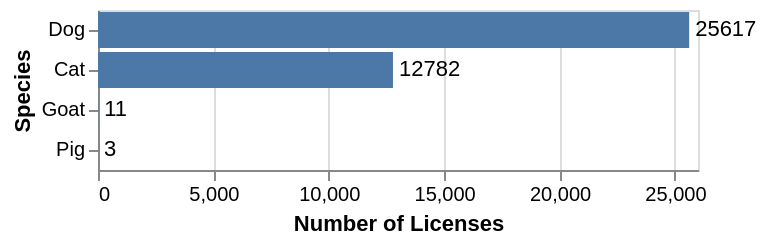

The notebook cell saved with this chart:
### Markdown cell above
#### Exploratory Plot 1

+ Question: how many licenses are there for each species?
+ Bar chart of license counts by species, raw data

### Code cell
bars = alt.Chart(species_counts).mark_bar().encode(
    alt.X('Licenses:Q', axis=alt.Axis(title='Number of Licenses')),
    alt.Y('species:N', sort='-x', axis=alt.Axis(title='Species'))
)

labels = bars.mark_text(align='left', dx=3).encode(
    text='Licenses:Q'
)

bars + labels

### Figure 1 — Vega-Lite specification as saved in the notebook (floating-point values rounded to 4 significant figures)
{"$schema": "https://vega.github.io/schema/vega-lite/v5.20.1.json", "config": {"view": {"continuousHeight": 300, "continuousWidth": 300}}, "data": {"name": "data-adfbf2f50627c306e59eec479afca051"}, "datasets": {"data-adfbf2f50627c306e59eec479afca051": [{"Licenses": 12782, "species": "Cat"}, {"Licenses": 25617, "species": "Dog"}, {"Licenses": 11, "species": "Goat"}, {"Licenses": 3, "species": "Pig"}]}, "layer": [{"encoding": {"x": {"axis": {"title": "Number of Licenses"}, "field": "Licenses", "type": "quantitative"}, "y": {"axis": {"title": "Species"}, "field": "species", "sort": "-x", "type": "nominal"}}, "mark": {"type": "bar"}}, {"encoding": {"text": {"field": "Licenses", "type": "quantitative"}, "x": {"axis": {"title": "Number of Licenses"}, "field": "Licenses", "type": "quantitative"}, "y": {"axis": {"title": "Species"}, "field": "species", "sort": "-x", "type": "nominal"}}, "mark": {"align": "left", "dx": 3, "type": "text"}}]}
